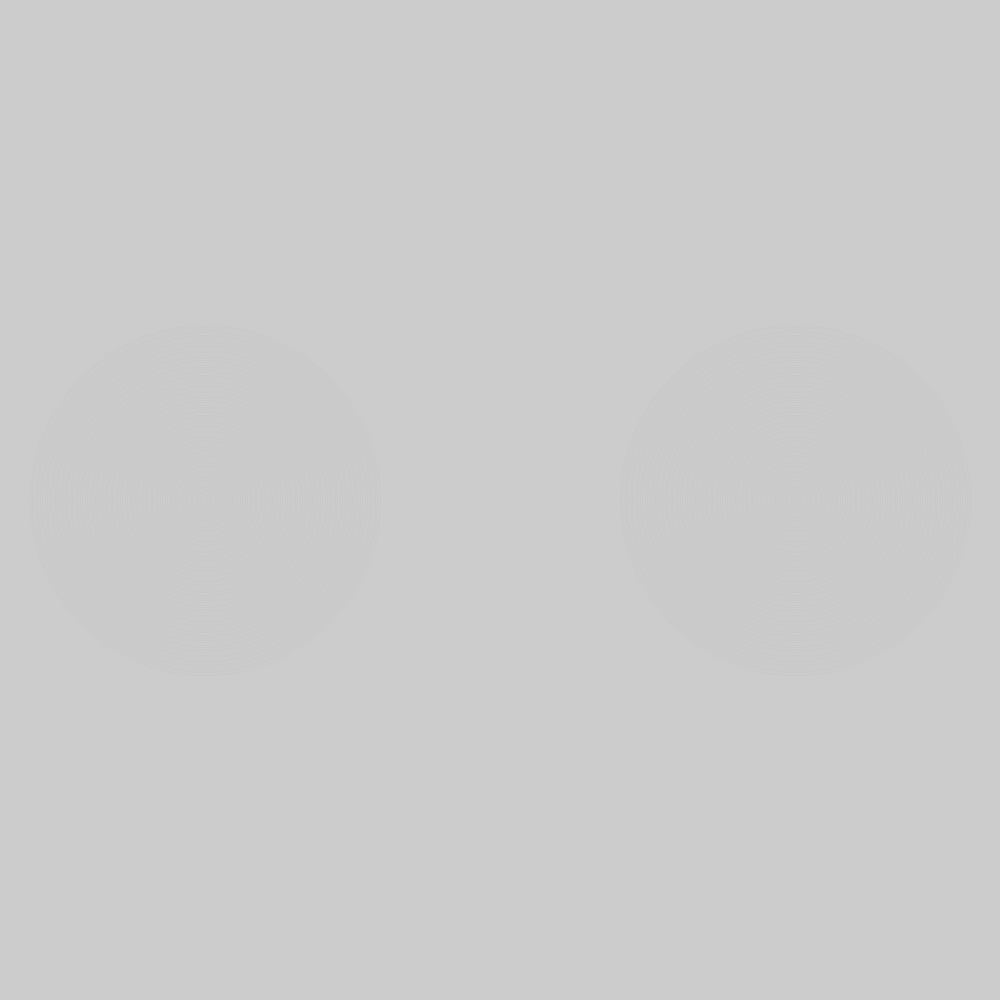
Frame 1 (no input)
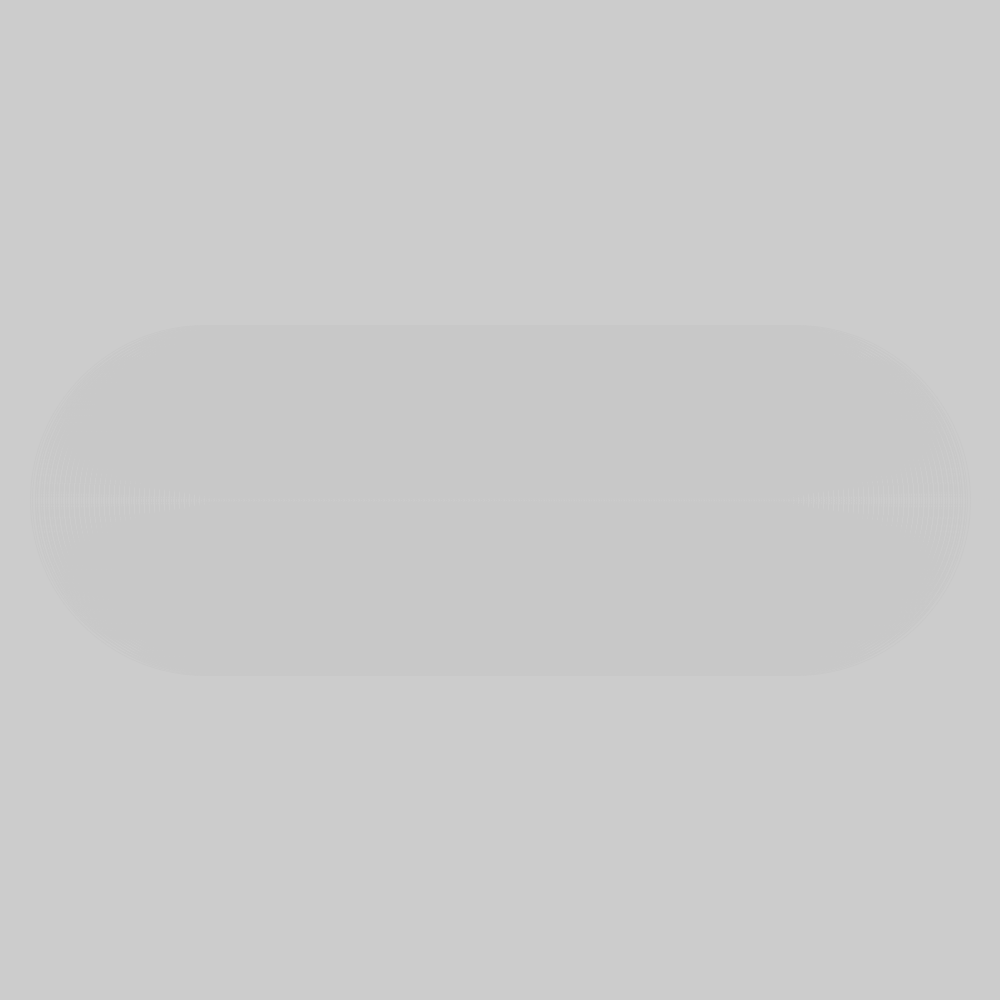
Frame 60 (the mouse pressed at the canvas centre just before this capture)
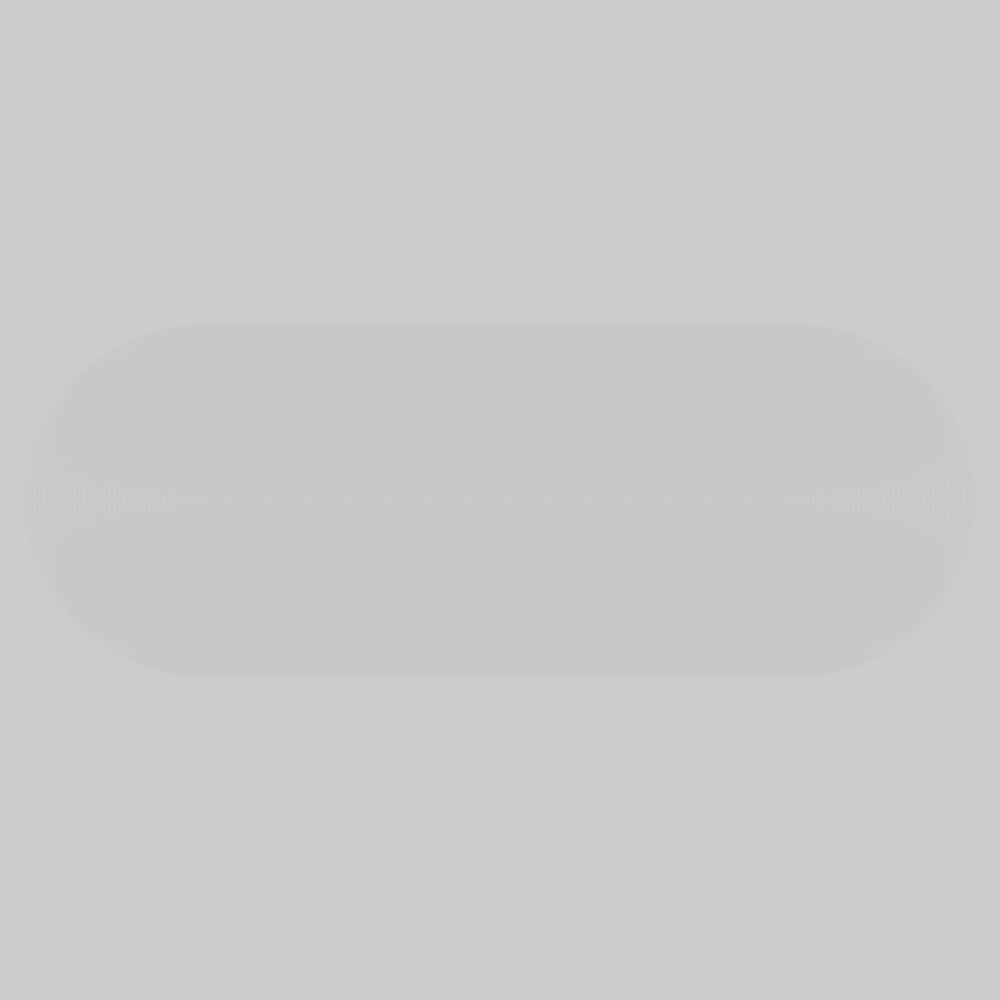
Frame 120 (the mouse held since frame 60 and released just before this capture)

The Processing sketch that drew these frames (run headless with seeded random() and noise(); from frame 60 on, the mouse is pressed at the canvas centre):

// Processing sketch: AmazingRings
// ── AmazingRings.pde
void setup() {
size(1000,1000);
noFill();
stroke(200);
}
float move = 0;
void draw() {
  clear();
 
  move=move+5;
  int ringsize = 350;
for(int i = 0; i < 70; i++) {
ellipse(200+move,500,ringsize,ringsize);
ringsize -=5;
}
 int size = 350;
for(int x = 0; x < 70; x++) {
ellipse(800-move,500,size,size);
size -=5;
}
if(move>600) {
  move=0;
  stroke(int(random(255)));
}}
